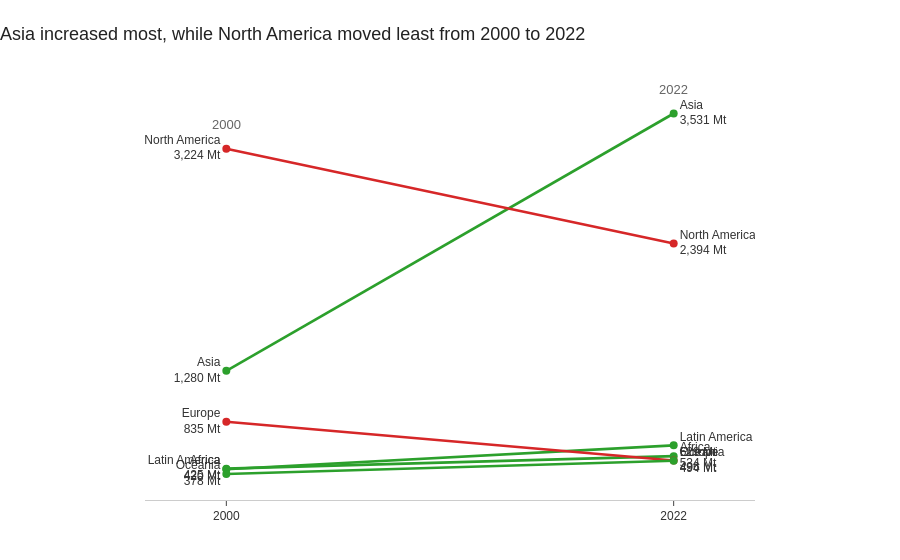

The cell this chart's notebook holds for it:
### Markdown cell above
---
## Task 2 — Slopegraph: Regional Change 2000 vs 2022

**What to build:** A slopegraph comparing **average regional CO2 emissions** between 2000 and 2022.

**Requirements:**
- One line per region (not per country — aggregate first)
- Colour: regions that increased = one colour; decreased = another
- Values labelled at both ends of each line
- No y-axis tick labels (the endpoint labels make them redundant)
- Insight title stating which regions moved most

> 💡 `df.groupby(['Region','Year'])['CO2_Mt'].mean().reset_index()` then filter to 2000 and 2022

### Code cell
# Task 2 — Slopegraph: regional averages
regional_avg = df.groupby(['Region', 'Year'])['CO2_Mt'].mean().reset_index()
slope = regional_avg[regional_avg['Year'].isin([2000, 2022])]
slope = slope.pivot(index='Region', columns='Year', values='CO2_Mt').reset_index()
slope['Change'] = slope[2022] - slope[2000]

largest_increase = slope.loc[slope['Change'].idxmax()]
largest_decrease = slope.loc[slope['Change'].idxmin()]

increase_color = '#2CA02C'
decrease_color = '#D62728'

fig = go.Figure()

for _, row in slope.sort_values(2022, ascending=False).iterrows():
    color = increase_color if row['Change'] >= 0 else decrease_color
    fig.add_trace(
        go.Scatter(
            x=[2000, 2022],
            y=[row[2000], row[2022]],
            mode='lines+markers+text',
            line=dict(color=color, width=2.6),
            marker=dict(color=color, size=8),
            text=[f"{row['Region']}<br>{row[2000]:,.0f} Mt", f"{row['Region']}<br>{row[2022]:,.0f} Mt"],
            textposition=['middle left', 'middle right'],
            textfont=dict(color='#333333', size=12, family='Arial'),
            hovertemplate=f"{row['Region']}<br>%{{x}}: %{{y:,.0f}} Mt<extra></extra>",
            showlegend=False
        )
    )

fig.update_layout(
    title=dict(
        text=f"{largest_increase['Region']} increased most, while {largest_decrease['Region']} moved least from 2000 to 2022",
        x=0,
        font=dict(size=18, family='Arial', color='#222222')
    ),
    font=dict(family='Arial', color='#333333'),
    plot_bgcolor='white',
    paper_bgcolor='white',
    width=900,
    height=560,
    margin=dict(l=145, r=145, t=80, b=60),
    xaxis=dict(
        title='',
        tickmode='array',
        tickvals=[2000, 2022],
        range=[1996, 2026],
        showgrid=False,
        showline=True,
        linecolor='#CCCCCC',
        ticks='outside'
    ),
    yaxis=dict(
        title='',
        showticklabels=False,
        showgrid=False,
        zeroline=False,
        showline=False
    )
)

fig.add_annotation(
    x=2000,
    y=slope[2000].max(),
    text='2000',
    showarrow=False,
    yshift=24,
    font=dict(size=13, color='#666666', family='Arial')
)
fig.add_annotation(
    x=2022,
    y=slope[2022].max(),
    text='2022',
    showarrow=False,
    yshift=24,
    font=dict(size=13, color='#666666', family='Arial')
)

fig.show()

### Figure 1 — Plotly figure (JSON) as saved in the notebook; plotly's stock layout.template omitted (floating-point values rounded to 4 significant figures)
{"data": [{"hovertemplate": "Asia<br>%{x}: %{y:,.0f} Mt<extra></extra>", "line": {"color": "#2CA02C", "width": 2.6}, "marker": {"color": "#2CA02C", "size": 8}, "mode": "lines+markers+text", "showlegend": false, "text": ["Asia<br>1,280 Mt", "Asia<br>3,531 Mt"], "textfont": {"color": "#333333", "family": "Arial", "size": 12}, "textposition": ["middle left", "middle right"], "type": "scatter", "x": [2000, 2022], "y": [1280.0, 3531.0]}, {"hovertemplate": "North America<br>%{x}: %{y:,.0f} Mt<extra></extra>", "line": {"color": "#D62728", "width": 2.6}, "marker": {"color": "#D62728", "size": 8}, "mode": "lines+markers+text", "showlegend": false, "text": ["North America<br>3,224 Mt", "North America<br>2,394 Mt"], "textfont": {"color": "#333333", "family": "Arial", "size": 12}, "textposition": ["middle left", "middle right"], "type": "scatter", "x": [2000, 2022], "y": [3224.0, 2394.0]}, {"hovertemplate": "Latin America<br>%{x}: %{y:,.0f} Mt<extra></extra>", "line": {"color": "#2CA02C", "width": 2.6}, "marker": {"color": "#2CA02C", "size": 8}, "mode": "lines+markers+text", "showlegend": false, "text": ["Latin America<br>420 Mt", "Latin America<br>629 Mt"], "textfont": {"color": "#333333", "family": "Arial", "size": 12}, "textposition": ["middle left", "middle right"], "type": "scatter", "x": [2000, 2022], "y": [419.9, 629.1]}, {"hovertemplate": "Africa<br>%{x}: %{y:,.0f} Mt<extra></extra>", "line": {"color": "#2CA02C", "width": 2.6}, "marker": {"color": "#2CA02C", "size": 8}, "mode": "lines+markers+text", "showlegend": false, "text": ["Africa<br>425 Mt", "Africa<br>534 Mt"], "textfont": {"color": "#333333", "family": "Arial", "size": 12}, "textposition": ["middle left", "middle right"], "type": "scatter", "x": [2000, 2022], "y": [425.4, 534.4]}, {"hovertemplate": "Europe<br>%{x}: %{y:,.0f} Mt<extra></extra>", "line": {"color": "#D62728", "width": 2.6}, "marker": {"color": "#D62728", "size": 8}, "mode": "lines+markers+text", "showlegend": false, "text": ["Europe<br>835 Mt", "Europe<br>496 Mt"], "textfont": {"color": "#333333", "family": "Arial", "size": 12}, "textposition": ["middle left", "middle right"], "type": "scatter", "x": [2000, 2022], "y": [834.9, 496.5]}, {"hovertemplate": "Oceania<br>%{x}: %{y:,.0f} Mt<extra></extra>", "line": {"color": "#2CA02C", "width": 2.6}, "marker": {"color": "#2CA02C", "size": 8}, "mode": "lines+markers+text", "showlegend": false, "text": ["Oceania<br>378 Mt", "Oceania<br>494 Mt"], "textfont": {"color": "#333333", "family": "Arial", "size": 12}, "textposition": ["middle left", "middle right"], "type": "scatter", "x": [2000, 2022], "y": [378.4, 493.7]}], "layout": {"annotations": [{"font": {"color": "#666666", "family": "Arial", "size": 13}, "showarrow": false, "text": "2000", "x": 2000, "y": 3224.0, "yshift": 24}, {"font": {"color": "#666666", "family": "Arial", "size": 13}, "showarrow": false, "text": "2022", "x": 2022, "y": 3531.0, "yshift": 24}], "font": {"color": "#333333", "family": "Arial"}, "height": 560, "margin": {"b": 60, "l": 145, "r": 145, "t": 80}, "paper_bgcolor": "white", "plot_bgcolor": "white", "title": {"font": {"color": "#222222", "family": "Arial", "size": 18}, "text": "Asia increased most, while North America moved least from 2000 to 2022", "x": 0}, "width": 900, "xaxis": {"linecolor": "#CCCCCC", "range": [1996, 2026], "showgrid": false, "showline": true, "tickmode": "array", "ticks": "outside", "tickvals": [2000, 2022], "title": {"text": ""}}, "yaxis": {"showgrid": false, "showline": false, "showticklabels": false, "title": {"text": ""}, "zeroline": false}}}
